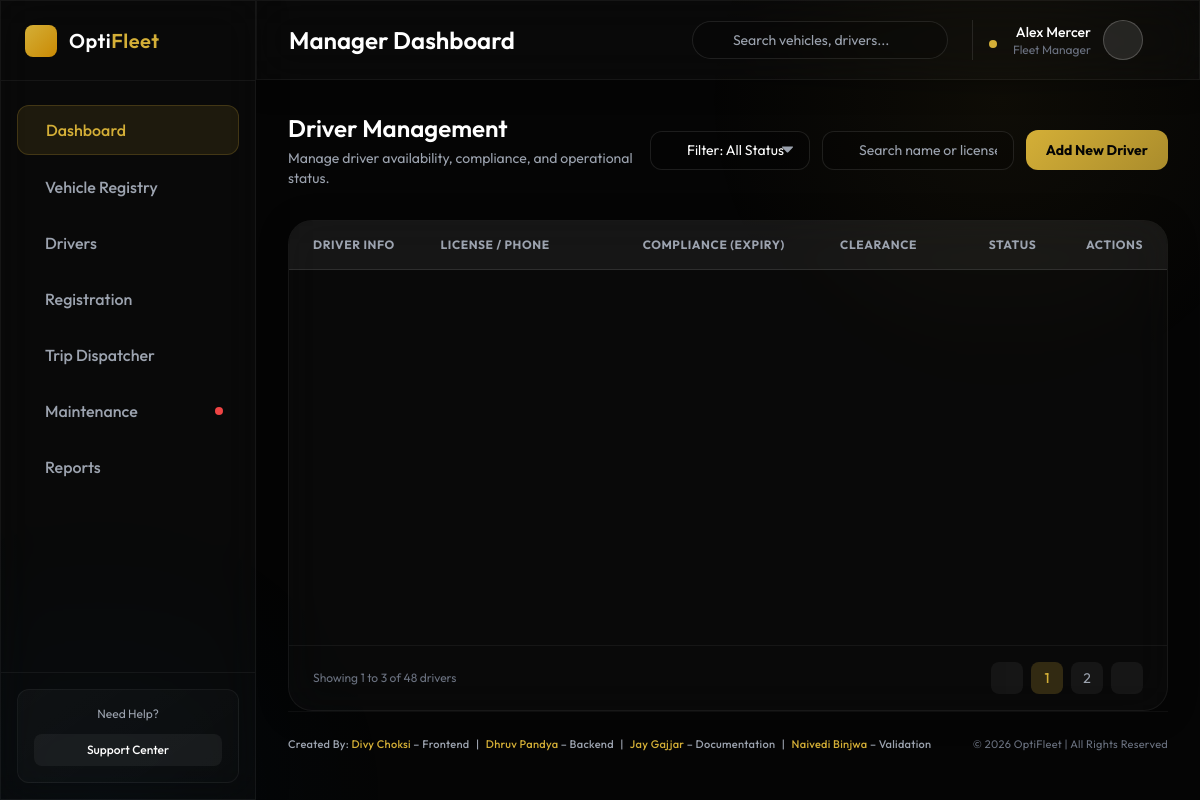
The app's page /fleet/manager/manager_drivers.php (signed in), older data.
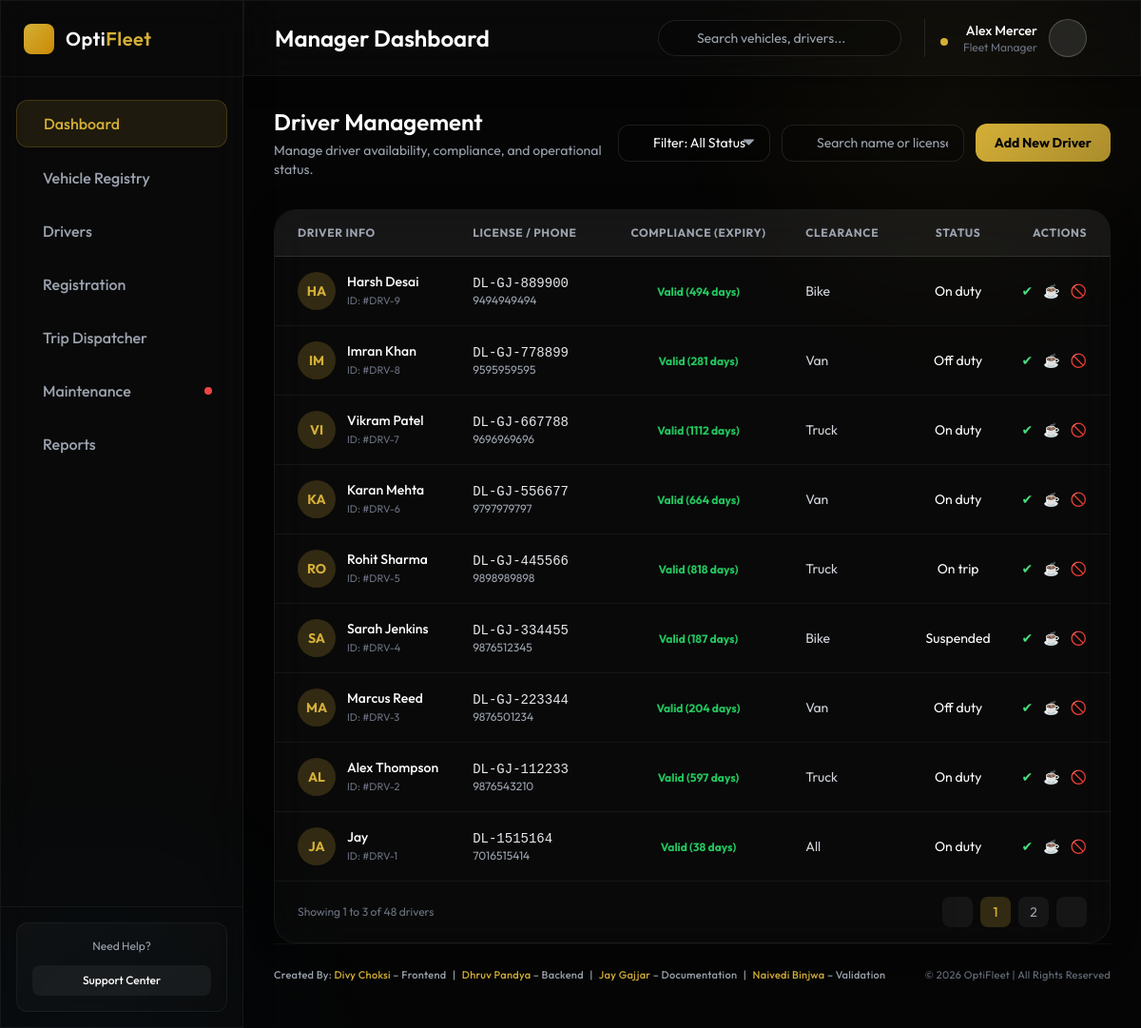
The same page, newer data.
### tables this page shows
CREATE TABLE `drivers` (
  `driver_id` int(11) NOT NULL,
  `full_name` varchar(100) DEFAULT NULL,
  `phone` varchar(20) DEFAULT NULL,
  `license_number` varchar(100) DEFAULT NULL,
  `license_category` varchar(50) DEFAULT NULL,
  `license_expiry` date DEFAULT NULL,
  `safety_score` decimal(5,2) DEFAULT 100.00,
  `completion_rate` decimal(5,2) DEFAULT 0.00,
  `complaints_count` int(11) DEFAULT 0,
  `status` enum('on_duty','off_duty','suspended','on_trip') DEFAULT 'on_duty',
  `created_at` timestamp NOT NULL DEFAULT current_timestamp()
);

### fleet/manager/manager_drivers.php (the view, shortened to what the changed rows need)
<?php
require "../dbconnect.php";
$stmt = $conn->query("SELECT * FROM drivers ORDER BY driver_id DESC");
$drivers = $stmt->fetchAll(PDO::FETCH_ASSOC);
?>
<!DOCTYPE html>
<html lang="en">
<head>
    <script src="https://cdn.tailwindcss.com"></script>
</head>
<body class="h-screen flex overflow-hidden selection:bg-brand-gold selection:text-black relative">
    <div class="flex-1 flex flex-col h-full relative z-10 overflow-hidden">
        <header class="h-20 glass-panel flex items-center justify-between px-8 border-b border-white/5 shrink-0">
            <h1 class="text-2xl font-semibold">Manager Dashboard</h1>
        </header>
        <main class="flex-1 overflow-y-auto p-8 flex flex-col">
            <div class="flex flex-col md:flex-row justify-between items-start md:items-center gap-4 mb-8">
                <div>
                    <h2 class="text-2xl font-semibold text-white">Driver Management</h2>
                </div>
            </div>
            <div class="glass-panel rounded-3xl overflow-hidden flex-1 flex flex-col min-h-[400px]">
                <div class="overflow-x-auto">
                    <table class="w-full text-left border-collapse whitespace-nowrap">
                        <thead>
                            <tr class="bg-white/5 text-xs font-semibold text-gray-400 uppercase tracking-wider border-b border-white/10">
                                <th class="py-4 pl-6">Driver Info</th>
                                <th class="py-4 px-4">License / Phone</th>
                                <th class="py-4 px-4 text-center">Compliance (Expiry)</th>
                                <th class="py-4 px-4">Clearance</th>
                                <th class="py-4 px-4 text-center">Status</th>
                                <th class="py-4 pr-6 text-right">Actions</th>
                            </tr>
                        </thead>
                        <tbody class="text-sm divide-y divide-white/5">
<?php foreach ($drivers as $d): ?>
<?php
$today = new DateTime();
$expiry = new DateTime($d['license_expiry']);
$diff = $today->diff($expiry);
$days = (int)$diff->format('%r%a');
?>
<tr class="hover:bg-white/5 transition-colors group">
<td class="py-4 pl-6">
    <div class="flex items-center gap-3">
        <div class="w-10 h-10 rounded-full bg-brand-gold/20 flex items-center justify-center text-brand-gold font-bold">
            <?= strtoupper(substr($d['full_name'],0,2)); ?>
        </div>
        <div>
            <p class="font-medium text-white"><?= htmlspecialchars($d['full_name']); ?></p>
            <p class="text-[11px] text-gray-500">ID: #DRV-<?= $d['driver_id']; ?></p>
        </div>
    </div>
</td>
<td class="py-4 px-4">
    <p class="font-mono text-gray-200"><?= htmlspecialchars($d['license_number']); ?></p>
    <p class="text-xs text-gray-400"><?= htmlspecialchars($d['phone']); ?></p>
</td>
<td class="py-4 px-4 text-center">
<?php if ($days > 30): ?>
    <span class="text-status-success text-xs font-bold">Valid (<?= $days ?> days)</span>
<?php elseif ($days > 0): ?>
    <span class="text-status-warning text-xs font-bold">Expiring Soon (<?= $days ?> days)</span>
<?php else: ?>
    <span class="text-status-danger text-xs font-bold">Expired</span>
<?php endif; ?>
</td>
<td class="py-4 px-4 text-gray-300">
    <?= htmlspecialchars($d['license_category']); ?>
</td>
<td class="py-4 px-4 text-center">
    <?= ucfirst(str_replace('_',' ',$d['status'])); ?>
</td>
<td class="py-4 pr-6 text-right">
    <a href="?update_status=on_duty&id=<?= $d['driver_id']; ?>" class="text-green-400">✔</a>
    <a href="?update_status=off_duty&id=<?= $d['driver_id']; ?>" class="text-yellow-400 ml-2">☕</a>
    <a href="?update_status=suspended&id=<?= $d['driver_id']; ?>" class="text-red-400 ml-2">🚫</a>
</td>
</tr>
<?php endforeach; ?>
</tbody>
                    </table>
                </div>
            </div>
        </main>
    </div>
</body>
</html>

Row changes from the older to the newer data that the page shows:
added drivers: full_name "HA", full_name "Harsh Desai", driver_id "9", license_number "DL-GJ-889900", phone "9494949494", license_expiry "494", license_category "Bike", status "On duty"
added drivers: full_name "IM", full_name "Imran Khan", driver_id "8", license_number "DL-GJ-778899", phone "9595959595", license_expiry "281", license_category "Van", status "Off duty"
added drivers: full_name "VI", full_name "Vikram Patel", driver_id "7", license_number "DL-GJ-667788", phone "9696969696", license_expiry "1112", license_category "Truck", status "On duty"
added drivers: full_name "KA", full_name "Karan Mehta", driver_id "6", license_number "DL-GJ-556677", phone "9797979797", license_expiry "664", license_category "Van", status "On duty"
added drivers: full_name "RO", full_name "Rohit Sharma", driver_id "5", license_number "DL-GJ-445566", phone "9898989898", license_expiry "818", license_category "Truck", status "On trip"
added drivers: full_name "SA", full_name "Sarah Jenkins", driver_id "4", license_number "DL-GJ-334455", phone "9876512345", license_expiry "187", license_category "Bike", status "Suspended"
added drivers: full_name "MA", full_name "Marcus Reed", driver_id "3", license_number "DL-GJ-223344", phone "9876501234", license_expiry "204", license_category "Van", status "Off duty"
added drivers: full_name "AL", full_name "Alex Thompson", driver_id "2", license_number "DL-GJ-112233", phone "9876543210", license_expiry "597", license_category "Truck", status "On duty"
added drivers: full_name "JA", full_name "Jay", driver_id "1", license_number "DL-1515164", phone "7016515414", license_expiry "38", license_category "All", status "On duty"
